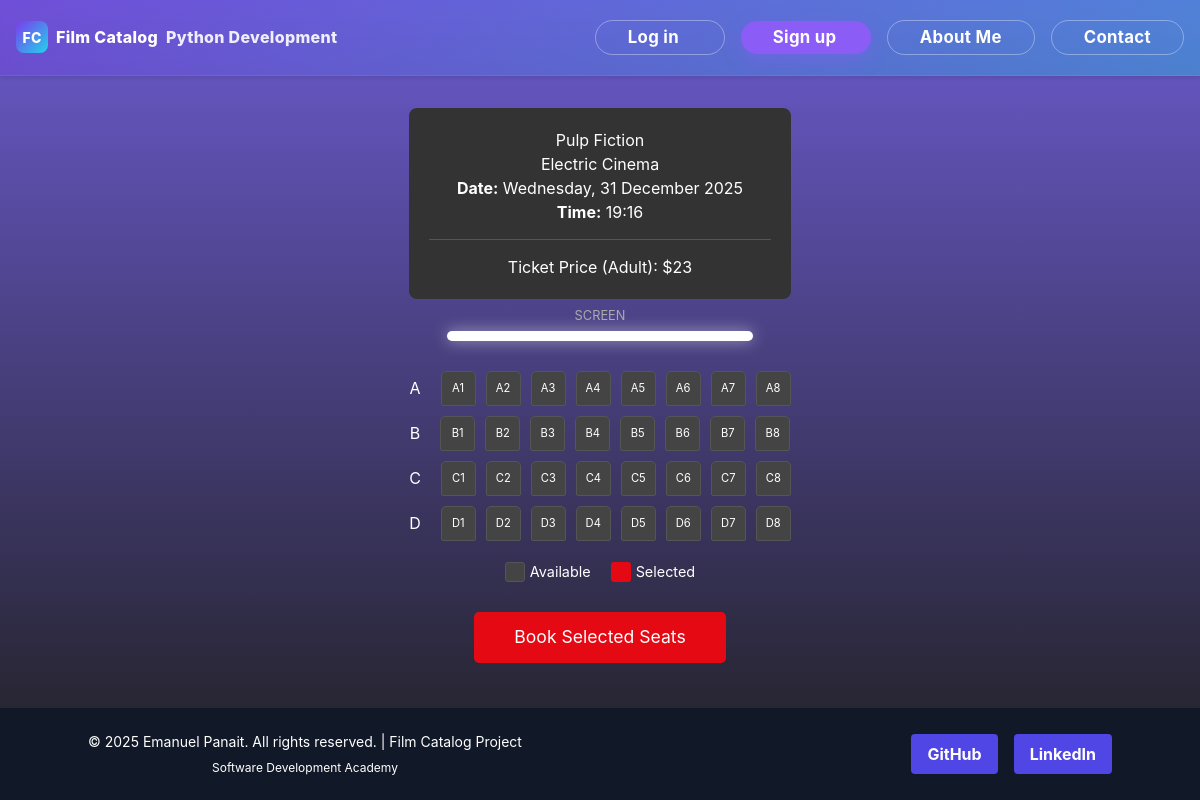
Screenshot of /schedule/3/ with the database file from the repository.
### viewer/models.py (models this page shows, shortened)
class Showtime(models.Model):
    movie = models.ForeignKey(Movie, on_delete=models.CASCADE, related_name="showtimes")
    cinema = models.ForeignKey(Cinema, on_delete=models.CASCADE, related_name="cinema_showtimes")
    show_time = models.DateTimeField()

class Movie(models.Model):
    title = models.CharField(max_length=200, blank=True, null=True)
    director = models.CharField(max_length=200, blank=True, null=True, db_column='director')
    year = models.IntegerField(blank=True, null=True, db_column='year')
    genre_movie = models.CharField(max_length=50, blank=True, null=True, db_column='genre_movie')
    cinema_price = models.IntegerField(blank=True, null=True, db_column='cinema_price')  # deprecated
    bio = models.TextField(blank=True, null=True)
    rating = models.IntegerField(blank=True, null=True, db_column='rating')
    profile_picture = models.ImageField(upload_to='movie_covers/', blank=True, null=True)
    class Meta:
        ordering = ['title']

class Cinema(models.Model):
    name = models.CharField(max_length=100, blank=True, null=True)
    location = models.CharField(max_length=100, blank=True, null=True)
    price = models.DecimalField(max_digits=10, decimal_places=2, blank=True, null=True)
    Adult_ticket_price = models.IntegerField(blank=True, null=True)
    Child_ticket_price = models.IntegerField(blank=True, null=True)
    Senior_ticket_price = models.IntegerField(blank=True, null=True)
    Student_ticket_price = models.IntegerField(blank=True, null=True)
    weekend_surcharge = models.IntegerField(blank=True, null=True)
    holiday_surcharge = models.IntegerField(blank=True, null=True)
    weekday_discount = models.IntegerField(blank=True, null=True)
    matinee_discount = models.IntegerField(blank=True, null=True)

### viewer/views.py (the view, shortened to what this page needs)
# urls.py: path('schedule/<int:pk>/', views.book_seat.as_view(), name='showtime_detail'),
class book_seat(View):
    def get(self, request, pk):
        showtime = get_object_or_404(Showtime, pk=pk)
        return render(request, 'book_seats.html', {'showtime': showtime})

### viewer/Templates/book_seats.html (shortened to what this page needs)
{% extends 'base.html' %}
{% block content %}
<div class="booking-container">
    <div class="movie-info">
        <h1>{{ showtime.movie.title }}</h1>
        <h3>{{ showtime.cinema.name }}</h3>
        <p><strong>Date:</strong> {{ showtime.show_time|date:"l, d F Y" }}</p>
        <p><strong>Time:</strong> {{ showtime.show_time|date:"H:i" }}</p>
        <hr style="border-color: #555; margin: 15px 0;">
        <p>Ticket Price (Adult): ${{ showtime.cinema.Adult_ticket_price }}</p>
    </div>
    <form method="POST">
        <div class="screen"></div>
        <div class="seats-grid">
            <div class="row">
                <span style="margin-right: 10px; align-self: center;">A</span>
                {% for i in "12345678"|make_list %}
                    <label for="seat-A{{ i }}" class="seat-label">A{{ i }}</label>
                {% endfor %}
            </div>
            <div class="row">
                <span style="margin-right: 10px; align-self: center;">B</span>
                {% for i in "12345678"|make_list %}
                    <label for="seat-B{{ i }}" class="seat-label">B{{ i }}</label>
                {% endfor %}
            </div>
            <div class="row">
                <span style="margin-right: 10px; align-self: center;">C</span>
                {% for i in "12345678"|make_list %}
                    <label for="seat-C{{ i }}" class="seat-label">C{{ i }}</label>
                {% endfor %}
            </div>
             <div class="row">
                <span style="margin-right: 10px; align-self: center;">D</span>
                {% for i in "12345678"|make_list %}
                    <label for="seat-D{{ i }}" class="seat-label">D{{ i }}</label>
                {% endfor %}
            </div>
        </div>
        <div class="legend">
            <div class="legend-item">
                <span class="seat-sample" style="background-color: #444; border: 1px solid #555;"></span> Available
            </div>
            <div class="legend-item">
                <span class="seat-sample" style="background-color: #e50914;"></span> Selected
            </div>
        </div>
        <button type="submit" class="submit-btn">Book Selected Seats</button>
    </form>
</div>
{% endblock %}

### viewer/Templates/base.html (style rules this page uses)
body { font-family: 'Inter', sans-serif; background: linear-gradient(to bottom, #6a5acd, #1f1f1f); opacity: 0; transition: opacity 0.4s; min-height: 100vh; display: flex; flex-direction: column; }

### viewer/Templates/book_seats.html (style rules this page uses)
.booking-container { max-width: 800px; margin: 2rem auto; text-align: center; color: #fff; }
.movie-info { margin-bottom: 2rem; background-color: #333; padding: 20px; border-radius: 8px; }
.screen { background-color: #fff; height: 10px; width: 80%; margin: 0 auto 30px; box-shadow: 0 0 15px rgba(255, 255, 255, 0.5); border-radius: 5px; position: relative; }
.screen::after { content: "SCREEN"; position: absolute; top: -25px; left: 50%; transform: translateX(-50%); font-size: 0.8rem; color: #aaa; }
.seats-grid { display: flex; flex-direction: column; align-items: center; gap: 10px; }
.row { display: flex; gap: 10px; justify-content: center; }
.seat-label { width: 35px; height: 35px; background-color: #444; border-radius: 5px 5px 2px 2px; cursor: pointer; display: flex; align-items: center; justify-content: center; font-size: 0.7rem; user-select: none; transition: all 0.2s; border: 1px solid #555; }
.legend { display: flex; justify-content: center; gap: 20px; margin-top: 20px; font-size: 0.9rem; }
.legend-item { display: flex; align-items: center; gap: 5px; }
.seat-sample { width: 20px; height: 20px; display: inline-block; border-radius: 3px; }
.submit-btn { margin-top: 30px; padding: 12px 40px; background-color: #e50914; color: white; border: none; border-radius: 5px; font-size: 1.1rem; cursor: pointer; transition: background 0.3s; }

### rows the page displays
Showtime: movie "Pulp Fiction", cinema.name "Electric Cinema", show_time "Wednesday, 31 December 2025", show_time "19:16", cinema.Adult_ticket_price "23"

### other values shown
{{ i }} "1" "2" "3" "4" "5" "6" "7" "8"
